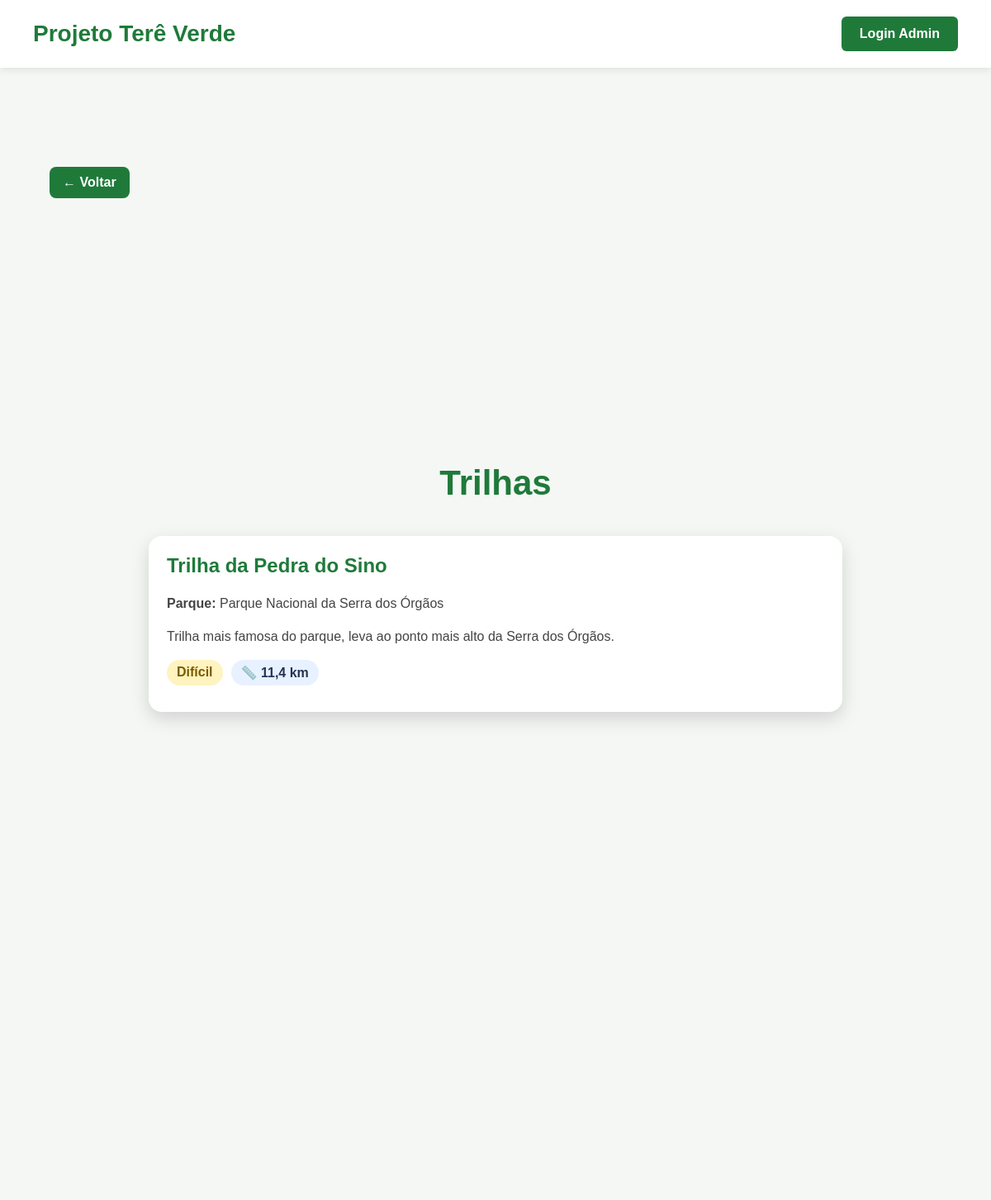
The app's page /trails-page/ with its own data.
### core/models.py (models this page shows, shortened)
class Trail(models.Model):
    name = models.CharField("Nome", max_length=100)
    park = models.ForeignKey(Park, on_delete=models.CASCADE, verbose_name="Parque")
    difficulty = models.CharField("Dificuldade", max_length=50)
    length_km = models.FloatField("Distância (km)")
    duration_min = models.IntegerField("Duração (min)", blank=True, null=True)
    description = models.TextField("Descrição")
    image = models.ImageField("Imagem", upload_to='trails/', blank=True, null=True)
    is_open = models.BooleanField("Aberta", default=True)
    class Meta:
        verbose_name = "Trilha"
        verbose_name_plural = "Trilhas"

class Park(models.Model):
    name = models.CharField("Nome", max_length=100)
    description = models.TextField("Descrição")
    image = models.ImageField("Imagem", upload_to='parks/', blank=True, null=True)
    class Meta:
        verbose_name = "Parque"
        verbose_name_plural = "Parques"

### core/views.py (the view)
# urls.py: path('trails-page/', trails_view),
def trails_view(request):
    trails = Trail.objects.all()
    return render(request, 'core/trails.html', {'trails': trails})

### core/templates/core/trails.html (shortened to what this page needs)
{% extends 'core/base.html' %}
{% block body_class %}default-page{% endblock %}
{% block content %}
<section class="list-page">
    <a href="/" class="back-home">← Voltar</a>
<section class="list-page">
<section class="list-page">
    <h1>Trilhas</h1>
    <div class="cards-grid">
        {% for trail in trails %}
            <div class="info-card">
                <div class="card-body">
                    <h2>{{ trail.name }}</h2>
                    <p><strong>Parque:</strong> {{ trail.park.name }}</p>
                    <p>{{ trail.description }}</p>
                    <div class="tags">
                        <span class="tag difficulty">{{ trail.difficulty }}</span>
                        <span class="tag">📏 {{ trail.length_km }} km</span>
                    </div>
                </div>
            </div>
        {% endfor %}
    </div>
</section>
{% endblock %}

### core/templates/core/base.html (style rules this page uses)
body { font-family: Arial, sans-serif; margin: 0; padding: 0; }
.list-page { background: #f5f7f5; min-height: 100vh; padding: 120px 60px 60px; }
.list-page h1 { text-align: center; color: #1f7a3a; font-size: 42px; margin-bottom: 40px; }
.cards-grid { display: grid; grid-template-columns: repeat(auto-fit, minmax(280px, 1fr)); gap: 30px; }
.info-card { background: white; border-radius: 16px; overflow: hidden; box-shadow: 0 8px 22px rgba(0,0,0,0.15); text-decoration: none; color: inherit; display: block; }
.card-body { padding: 22px; }
.card-body h2 { color: #1f7a3a; margin-top: 0; }
.card-body p { color: #444; line-height: 1.5; }
.tags { display: flex; gap: 10px; flex-wrap: wrap; margin-bottom: 10px; }
.tag { background: #e8f1ff; color: #235; padding: 6px 12px; border-radius: 999px; font-weight: bold; }
.difficulty { background: #fff3bf; color: #7a5b00; }
.back-home { display: inline-block; margin-bottom: 25px; text-decoration: none; font-weight: bold; color: white; background-color: #1f7a3a; padding: 10px 16px; border-radius: 8px; }
.cards-grid { display: grid; grid-template-columns: repeat(auto-fit, minmax(320px, 1fr)); gap: 20px; max-width: 900px; margin: 0 auto; }
.cards-grid { display: grid; grid-template-columns: repeat(auto-fit, minmax(350px, 1fr)); gap: 20px; max-width: 900px; margin: 0 auto; }

### records on screen
Trail: name "Trilha da Pedra do Sino", park.name "Parque Nacional da Serra dos Órgãos", description "Trilha mais famosa do parque, leva ao ponto mais alto da Serra dos Órgãos.", difficulty "Difícil", length_km "11,4"
